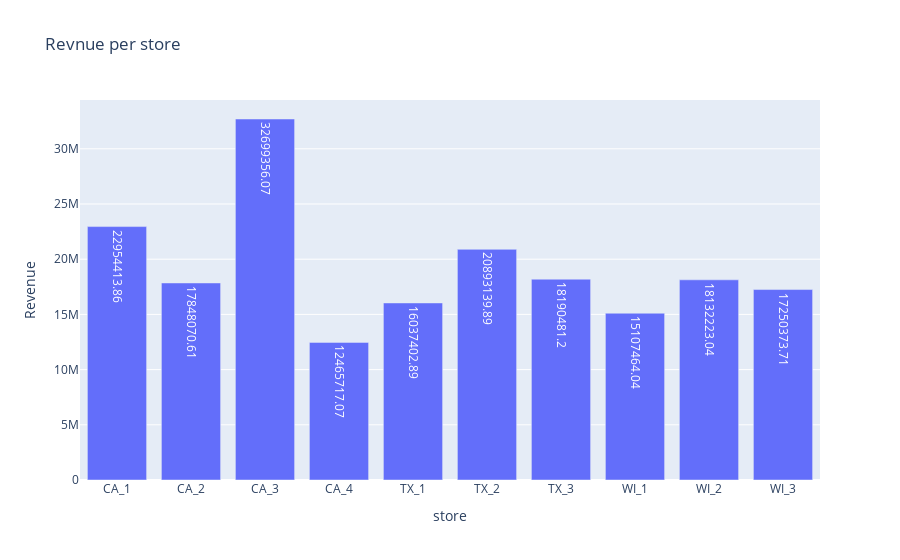

This figure's notebook cell:
### Code cell
fig9 = px.bar(d1, x='store_id', y='cost',text='cost', title="Revnue per store",   labels={
                     "store_id": "store",
                     "cost": "Revenue"  })         
fig9.show()

### Figure 1 — Plotly figure (JSON) as saved in the notebook; plotly's stock layout.template omitted (floating-point values rounded to 4 significant figures)
{"data": [{"alignmentgroup": "True", "hovertemplate": "store=%{x}<br>Revenue=%{text}<extra></extra>", "legendgroup": "", "marker": {"color": "#636efa", "pattern": {"shape": ""}}, "name": "", "offsetgroup": "", "orientation": "v", "showlegend": false, "text": [22950000.0, 17850000.0, 32700000.0, 12470000.0, 16040000.0, 20890000.0, 18190000.0, 15110000.0, 18130000.0, 17250000.0], "textposition": "auto", "type": "bar", "x": ["CA_1", "CA_2", "CA_3", "CA_4", "TX_1", "TX_2", "TX_3", "WI_1", "WI_2", "WI_3"], "xaxis": "x", "y": [22950000.0, 17850000.0, 32700000.0, 12470000.0, 16040000.0, 20890000.0, 18190000.0, 15110000.0, 18130000.0, 17250000.0], "yaxis": "y"}], "layout": {"barmode": "relative", "legend": {"tracegroupgap": 0}, "title": {"text": "Revnue per store"}, "xaxis": {"anchor": "y", "domain": [0, 1], "title": {"text": "store"}}, "yaxis": {"anchor": "x", "domain": [0, 1], "title": {"text": "Revenue"}}}}
